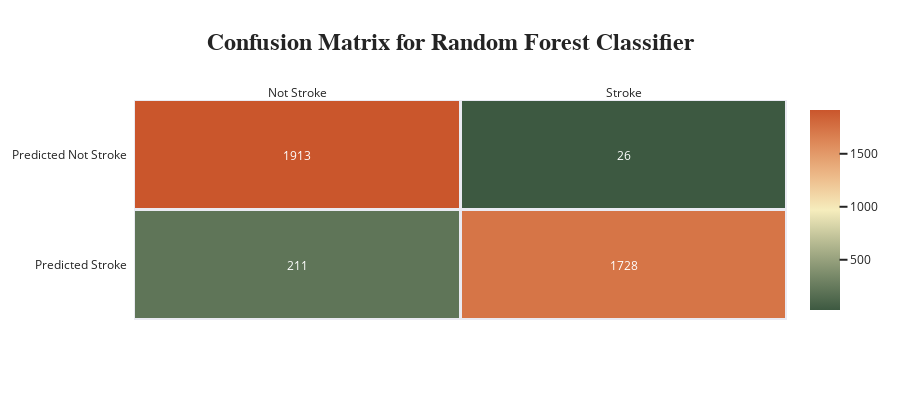

Notebook code cell kept with this figure:
### Code cell
from sklearn.ensemble import RandomForestClassifier
import plotly.figure_factory as ff

rfc = RandomForestClassifier(n_estimators=1000)
rfc.fit(X_train_smote, y_train_smote)

#Score 
rfc_score = rfc.score(X_train_smote, y_train_smote)
rfc_test = rfc.score(X_test_smote, y_test_smote)

# Model Testing
y_pred = rfc.predict(X_test_smote)

# Evaluation
rfc_cm = metrics.confusion_matrix(y_test_smote,y_pred)
class_report = metrics.classification_report(y_test_smote,y_pred)
print(f'Training Score: {rfc_score.round(3)}')
print(f'Testing Score: {rfc_test.round(3)}')
print(f'{class_report}')

conf_matrix = pd.DataFrame(data=rfc_cm,columns=['Predicted:0','Predicted:1'],index=['Actual:0','Actual:1'])
# print(f'Accuracy Score: {metrics.accuracy_score(y_test,y_pred).round(3)}')

z=rfc_cm
fig = ff.create_annotated_heatmap(z, x=['Not Stroke','Stroke'], y=['Predicted Not Stroke','Predicted Stroke'], colorscale='Fall',xgap=3,ygap=3)
fig['data'][0]['showscale'] = True

fig.update_layout(title_text='<b>Confusion Matrix for Random Forest Classifier<b>',
                  title_x=0.5,
                  titlefont={'size': 24, 'family': 'Courier New'},
                  width=900, height=400,
                  xaxis_showgrid=False,
                  yaxis_showgrid=False,
                  yaxis_autorange='reversed', 
                  paper_bgcolor=None,
                  template='seaborn'
                  )

fig.show()

### Figure 1 — Plotly figure (JSON) as saved in the notebook; plotly's stock layout.template omitted (floating-point values rounded to 4 significant figures)
{"data": [{"colorscale": [[0, "rgb(61, 89, 65)"], [0.1667, "rgb(119, 136, 104)"], [0.3333, "rgb(181, 185, 145)"], [0.5, "rgb(246, 237, 189)"], [0.6667, "rgb(237, 187, 138)"], [0.8333, "rgb(222, 138, 90)"], [1, "rgb(202, 86, 44)"]], "reversescale": false, "showscale": true, "type": "heatmap", "x": ["Not Stroke", "Stroke"], "xgap": 3, "y": ["Predicted Not Stroke", "Predicted Stroke"], "ygap": 3, "z": [[1913, 26], [211, 1728]]}], "layout": {"annotations": [{"font": {"color": "#FFFFFF"}, "showarrow": false, "text": "1913", "x": "Not Stroke", "xref": "x", "y": "Predicted Not Stroke", "yref": "y"}, {"font": {"color": "#FFFFFF"}, "showarrow": false, "text": "26", "x": "Stroke", "xref": "x", "y": "Predicted Not Stroke", "yref": "y"}, {"font": {"color": "#FFFFFF"}, "showarrow": false, "text": "211", "x": "Not Stroke", "xref": "x", "y": "Predicted Stroke", "yref": "y"}, {"font": {"color": "#FFFFFF"}, "showarrow": false, "text": "1728", "x": "Stroke", "xref": "x", "y": "Predicted Stroke", "yref": "y"}], "height": 400, "title": {"font": {"family": "Courier New", "size": 24}, "text": "<b>Confusion Matrix for Random Forest Classifier<b>", "x": 0.5}, "width": 900, "xaxis": {"dtick": 1, "gridcolor": "rgb(0, 0, 0)", "showgrid": false, "side": "top", "ticks": ""}, "yaxis": {"autorange": "reversed", "dtick": 1, "showgrid": false, "ticks": "", "ticksuffix": "  "}}}
